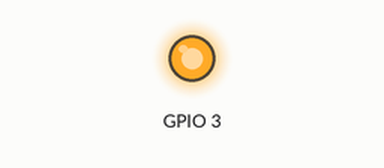
This program was run on a simulated Raspberry Pi (BCM pin numbers). Shown: output pins drawn as LEDs (lit = HIGH). At 0.0 s the program stops and its outputs stay as they are.

Above: at 0.1 s.
Timing chart, 0 to 1.5 s (numbered marks = the images above):
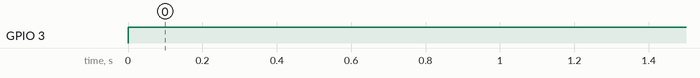

The program:

activar.py
```python
#!/usr/bin/python
# -*- encoding: utf-8 -*-

#Importar libreria GPIO
import RPi.GPIO as GPIO

#Definir modo de trabajo para la placa BCM
GPIO.setmode(GPIO.BCM)

#Desactivo Errores
GPIO.setwarnings(False)

#Importamos la libreria time
import time

#Importamos la libreria para comandos de la consola/shell
import os

#Definir GPIO como Salida
GPIO.setup(3, GPIO.OUT)

#Asigno valor alto para que tenga corriente la salida de 3,3v por GPIO
GPIO.output(3, GPIO.HIGH)
```

Measured:
- by itself, GPIO 3: LOW → HIGH at 0.00 s
